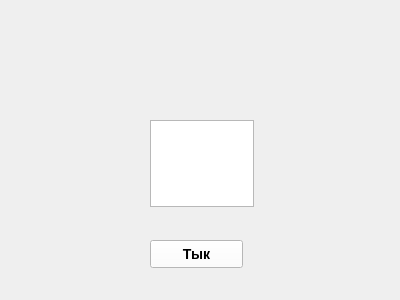
<?xml version="1.0" encoding="UTF-8"?>
<ui version="4.0">
 <class>Form</class>
 <widget class="QWidget" name="Form">
  <property name="geometry">
   <rect>
    <x>0</x>
    <y>0</y>
    <width>400</width>
    <height>300</height>
   </rect>
  </property>
  <property name="windowTitle">
   <string>Form</string>
  </property>
  <widget class="QPushButton" name="pushButton">
   <property name="geometry">
    <rect>
     <x>150</x>
     <y>240</y>
     <width>93</width>
     <height>28</height>
    </rect>
   </property>
   <property name="styleSheet">
    <string notr="true">QPushButton {
	background-color: white;
	font-size: 14px;
	text-align: center;
	font-weight: bold;
}

QPushButton:hover {
	background-color: silver;
}

QPushButton:pressed {
	background-color: red;
}</string>
   </property>
   <property name="text">
    <string>Тык</string>
   </property>
  </widget>
  <widget class="QTextEdit" name="textEdit">
   <property name="geometry">
    <rect>
     <x>150</x>
     <y>120</y>
     <width>104</width>
     <height>87</height>
    </rect>
   </property>
  </widget>
 </widget>
 <resources/>
 <connections/>
</ui>
